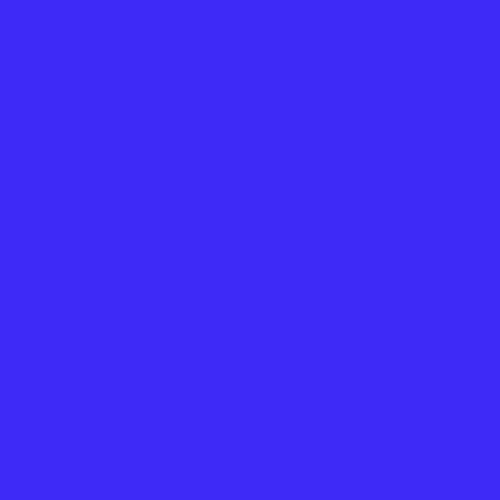
Frame 1 (no input)
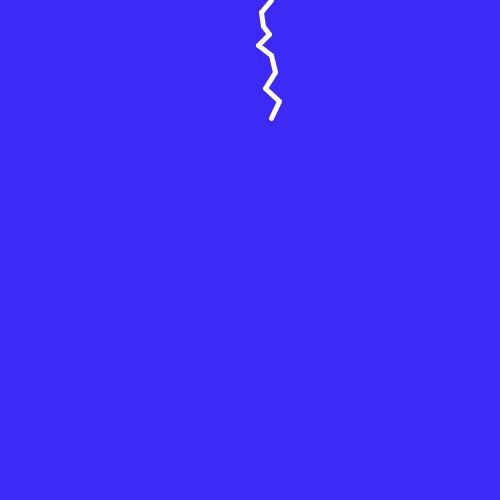
Frame 60 (the mouse pressed at the canvas centre just before this capture)
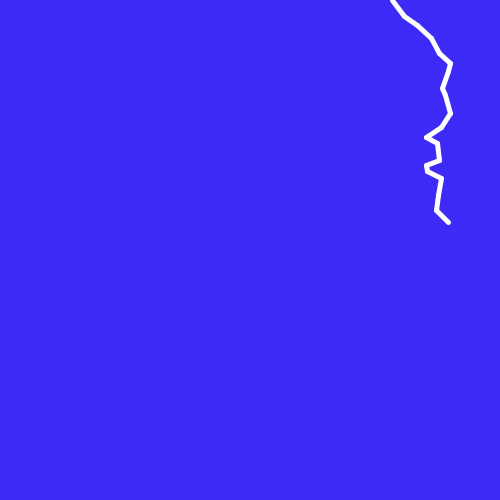
Frame 120 (the mouse held since frame 60 and released just before this capture)

The Processing sketch that drew these frames (run headless with seeded random() and noise(); from frame 60 on, the mouse is pressed at the canvas centre):

// Processing sketch: w24_lightning
// ── w24_lightning.pde
Lightning l;

void setup() {
  size(500, 500);
  background(62, 42, 247);

  l = new Lightning();
}

void draw() {
  background(62, 42, 247);
  if (! l.isComplete() ) {
    l.display();
  }
  else {
    l = new Lightning();
  }
}//draw

// ── Lightning.pde
public class Lightning {

  private PVector[] points;
  private int currentPoint;

  public Lightning() {
    points = new PVector[50];
    currentPoint = 0;

    populate();
  }//constructor


  private void populate() {

    points[0] = new PVector(random(width), 0);
    for (int p=1; p < points.length; p++) {
      float x = points[p-1].x + random(-15, 15);
      float y = points[p-1].y + random(5, 20);
      points[p] = new PVector(x, y);
    }//make new points
  }


  public void fullBolt() {
    stroke(255);
    strokeWeight(5);

    for (int p=0; p < points.length-1; p++) {
      line(points[p].x, points[p].y, points[p+1].x, points[p+1].y);
    }
  }//fullBolt

  public void display() {
    stroke(255);
    strokeWeight(5);
    if (currentPoint == points.length - 1) {
      fullBolt();
      return;
    }//past the end

    for (int p=0; p < currentPoint; p++) {
      line(points[p].x, points[p].y, points[p+1].x, points[p+1].y);
    }
    currentPoint++;
  }//display

  public boolean isComplete() {
    return  currentPoint == points.length - 1;
  }


}//Lightning
